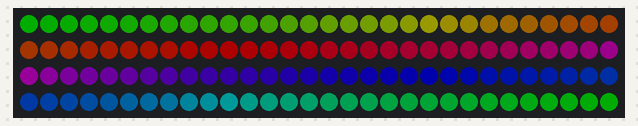
The sketch below on a simulated Arduino Uno, built with avr-gcc and run on an emulated ATmega328P. Parts: 120 RGB LEDs in strip order, left to right, continuing on the next row. Dim RGB values are drawn brighter than linear.

Above: at 0.16 s.
At 4.69 s:
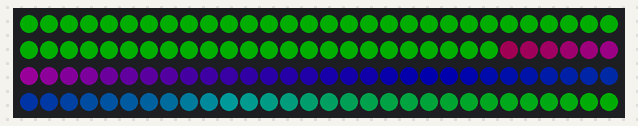
At 9.38 s:
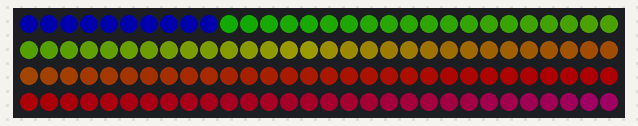
At 18.52 s:
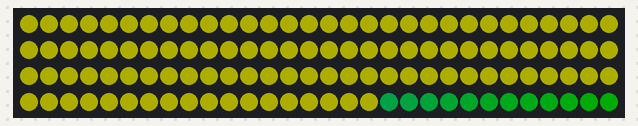
At 29.11 s:
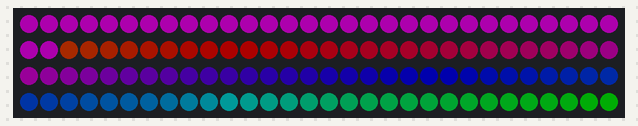
At 36.74 s:
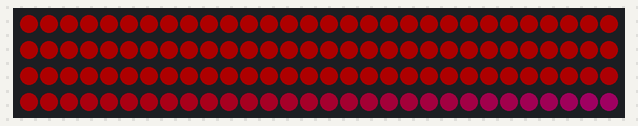

The sketch:

nolaRainbow.ino
```cpp
// Import library
#include <Adafruit_NeoPixel.h>

#define NEO_PIXEL_PIN 6
#define INTERRUPT_PIN 0  // RX pin on Flora
#define PIXELS 120

// Parameter 1 = number of pixels in strip
// Parameter 2 = pin number (most are valid)
// Parameter 3 = pixel type flags, add together as needed:
//   NEO_KHZ800  800 KHz bitstream (most NeoPixel products w/WS2812 LEDs)
//   NEO_KHZ400  400 KHz (classic 'v1' (not v2) FLORA pixels, WS2811 drivers)
//   NEO_GRB     Pixels are wired for GRB bitstream (most NeoPixel products)
//   NEO_RGB     Pixels are wired for RGB bitstream (v1 FLORA pixels, not v2)
Adafruit_NeoPixel strip = Adafruit_NeoPixel(PIXELS, NEO_PIXEL_PIN, NEO_GRB + NEO_KHZ800);

//Configuration
uint8_t Brightness = 50;
uint8_t SingleColorCycleSpeed = 20;
uint8_t RainbowColorCycleSpeed = 2;

uint32_t red = strip.Color(255, 0, 0);
uint32_t green = strip.Color(0, 255, 0);
uint32_t blue = strip.Color(0, 0, 255);
uint32_t yellow = strip.Color(255, 255, 0);
uint32_t cyan = strip.Color(0, 255, 255);
uint32_t magenta = strip.Color(255, 0, 255);
uint32_t white = strip.Color(255, 255, 255);

uint32_t saved_color;
boolean skip_to_next = false;


void setup() {
  /* Interrupt setup
   * http://gammon.com.au/interrupts // interrupt code
   * https://learn.adafruit.com/assets/2845 // flora pin map
   * https://learn.adafruit.com/flora-tv-b-gone/pushbutton // adafruit button help
   */
  pinMode(INTERRUPT_PIN, INPUT_PULLUP); // configure pin to behave as input
  attachInterrupt(digitalPinToInterrupt(INTERRUPT_PIN), switch_pressed, CHANGE);

  strip.begin();
  strip.setBrightness(Brightness);
  strip.show(); // Initialize all pixels to 'off'
}

// Interrupt Service Routine (ISR)
void switch_pressed()
{
    skip_to_next = true;
    flash(7);
}

void loop() {
  rainbowCycle(RainbowColorCycleSpeed);
  colorWipe(green, SingleColorCycleSpeed);

  rainbow(RainbowColorCycleSpeed);
  colorWipe(blue, SingleColorCycleSpeed);

  rainbowCycle(RainbowColorCycleSpeed*2);
  colorWipe(yellow, SingleColorCycleSpeed);

  rainbow(RainbowColorCycleSpeed);
  colorWipe(cyan, SingleColorCycleSpeed);

  rainbowCycle(RainbowColorCycleSpeed*2);
  colorWipe(magenta, SingleColorCycleSpeed);

  rainbow(RainbowColorCycleSpeed*2);
  colorWipe(red, SingleColorCycleSpeed);
}

void flash(uint8_t speed) {
  uint16_t pixel, count, brightness;

  for(count=0; count<4; count++)
  {
    brightness = 255 * (count % 2);
    for(pixel=0; pixel<strip.numPixels(); pixel++)
    {
      strip.setPixelColor(pixel, strip.Color(brightness, brightness, brightness));
    }
    strip.show();
    delay(20);
  }
}

void solid_color(uint32_t color, uint8_t wait)
{
  for(uint16_t i=0; i<strip.numPixels(); i++)
  {
    strip.setPixelColor(i, color);
  }
  strip.show();
  delay(wait);
}

// Fill the dots one after the other with a color
void colorWipe(uint32_t c, uint8_t wait)
{
  for(uint16_t i=0; i<strip.numPixels(); i++)
  {
    // if we come back from flash, rainbow is ok because they are all set.
    // can't stay on color wipe due since there'd be lots of black lights.
    if(skip_to_next){
      skip_to_next = false;
      break;
    }

    strip.setPixelColor(i, c);
    strip.show();
    delay(wait);
  }
}

void rainbow(uint8_t wait) {
  uint16_t i, j;

  for(j=0; j<256; j++)
  {
    for(i=0; i<strip.numPixels(); i++)
    {
      strip.setPixelColor(i, Wheel((i+j) & 255));
    }
    strip.show();
    delay(wait);
  }
}

// Equally distributed rainbow throughout rolling backward
void rainbowCycle(uint8_t wait) {
  uint16_t i, j;

  for(j=0; j<256; j++)
  {
    for(i=0; i< strip.numPixels(); i++)
    {
      strip.setPixelColor(i, Wheel(((i * 256 / strip.numPixels()) + j) & 255));
    }
    strip.show();
    delay(wait);
  }
}

// Input a value 0 to 255 to get a color value.
// The colours are a transition r - g - b - back to r.
uint32_t Wheel(byte WheelPos)
{
  if(WheelPos < 85)
  {
    return strip.Color(WheelPos * 3, 255 - WheelPos * 3, 0);
  }
  else if(WheelPos < 170)
  {
    WheelPos -= 85;
    return strip.Color(255 - WheelPos * 3, 0, WheelPos * 3);
  }
  else
  {
    WheelPos -= 170;
    return strip.Color(0, WheelPos * 3, 255 - WheelPos * 3);
  }
}
```
